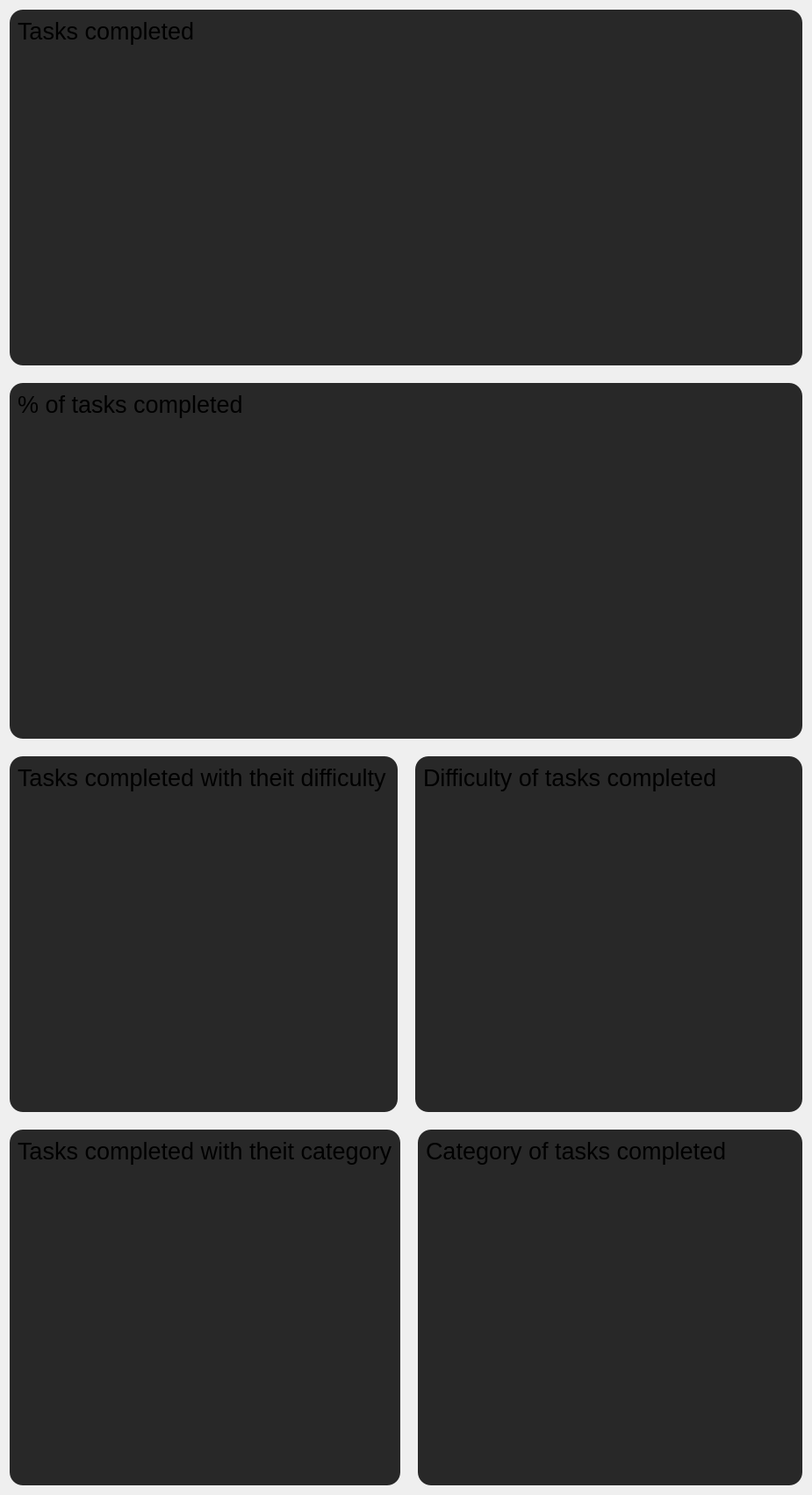
          <widget class="QWidget" name="graph_scrollwidget">
           <property name="geometry">
            <rect>
             <x>0</x>
             <y>0</y>
             <width>925</width>
             <height>1696</height>
            </rect>
           </property>
           <layout class="QVBoxLayout" name="verticalLayout_18">
            <property name="spacing">
             <number>20</number>
            </property>
            <item>
             <widget class="QWidget" name="task_widget" native="true">
              <property name="styleSheet">
               <string notr="true">background-color: rgb(40,40, 40);
border: none;
border-radius: 15px;</string>
              </property>
              <layout class="QVBoxLayout" name="verticalLayout_6">
               <item>
                <widget class="QLabel" name="task_widget_label">
                 <property name="font">
                  <font>
                   <pointsize>20</pointsize>
                  </font>
                 </property>
                 <property name="text">
                  <string>Tasks completed</string>
                 </property>
                </widget>
               </item>
               <item>
                <widget class="QWidget" name="task_line" native="true">
                 <property name="minimumSize">
                  <size>
                   <width>0</width>
                   <height>350</height>
                  </size>
                 </property>
                </widget>
               </item>
              </layout>
             </widget>
            </item>
            <item>
             <widget class="QWidget" name="perc_task_widget" native="true">
              <property name="styleSheet">
               <string notr="true">background-color: rgb(40,40, 40);
border: none;
border-radius: 15px;</string>
              </property>
              <layout class="QVBoxLayout" name="verticalLayout_13">
               <item>
                <widget class="QLabel" name="perc_task_label">
                 <property name="font">
                  <font>
                   <pointsize>20</pointsize>
                  </font>
                 </property>
                 <property name="text">
                  <string>% of tasks completed</string>
                 </property>
                </widget>
               </item>
               <item>
                <widget class="QWidget" name="perc_task_line" native="true">
                 <property name="minimumSize">
                  <size>
                   <width>0</width>
                   <height>350</height>
                  </size>
                 </property>
                </widget>
               </item>
              </layout>
             </widget>
            </item>
            <item>
             <layout class="QHBoxLayout" name="diff_layout" stretch="1,1">
              <item>
               <widget class="QWidget" name="diff_bar_widget" native="true">
                <property name="styleSheet">
                 <string notr="true">background-color: rgb(40,40, 40);
border: none;
border-radius: 15px;</string>
                </property>
                <layout class="QVBoxLayout" name="verticalLayout_14">
                 <item>
                  <widget class="QLabel" name="diff_bar_label">
                   <property name="font">
                    <font>
                     <pointsize>20</pointsize>
                    </font>
                   </property>
                   <property name="text">
                    <string>Tasks completed with theit difficulty</string>
                   </property>
                  </widget>
                 </item>
                 <item>
                  <widget class="QWidget" name="diff_bar" native="true">
                   <property name="minimumSize">
                    <size>
                     <width>0</width>
                     <height>350</height>
                    </size>
                   </property>
                  </widget>
                 </item>
                </layout>
               </widget>
              </item>
              <item>
               <widget class="QWidget" name="diff_pie_widget" native="true">
                <property name="styleSheet">
                 <string notr="true">background-color: rgb(40,40, 40);
border: none;
border-radius: 15px;</string>
                </property>
                <layout class="QVBoxLayout" name="verticalLayout_15">
                 <item>
                  <widget class="QLabel" name="diff_pie_label">
                   <property name="font">
                    <font>
                     <pointsize>20</pointsize>
                    </font>
                   </property>
                   <property name="text">
                    <string>Difficulty of tasks completed</string>
                   </property>
                  </widget>
                 </item>
                 <item>
                  <widget class="QWidget" name="diff_pie" native="true">
                   <property name="minimumSize">
                    <size>
                     <width>0</width>
                     <height>350</height>
                    </size>
                   </property>
                  </widget>
                 </item>
                </layout>
               </widget>
              </item>
             </layout>
            </item>
            <item>
             <layout class="QHBoxLayout" name="categ_layout" stretch="1,1">
              <item>
               <widget class="QWidget" name="categ_bar_widget" native="true">
                <property name="styleSheet">
                 <string notr="true">background-color: rgb(40,40, 40);
border: none;
border-radius: 15px;</string>
                </property>
                <layout class="QVBoxLayout" name="verticalLayout_16">
                 <item>
                  <widget class="QLabel" name="categ_bar_label">
                   <property name="font">
                    <font>
                     <pointsize>20</pointsize>
                    </font>
                   </property>
                   <property name="text">
                    <string>Tasks completed with theit category</string>
                   </property>
                  </widget>
                 </item>
                 <item>
                  <widget class="QWidget" name="categ_bar" native="true">
                   <property name="minimumSize">
                    <size>
                     <width>0</width>
                     <height>350</height>
                    </size>
                   </property>
                  </widget>
                 </item>
                </layout>
               </widget>
              </item>
              <item>
               <widget class="QWidget" name="categ_pie_widget" native="true">
                <property name="styleSheet">
                 <string notr="true">background-color: rgb(40,40, 40);
border: none;
border-radius: 15px;</string>
                </property>
                <layout class="QVBoxLayout" name="verticalLayout_17">
                 <item>
                  <widget class="QLabel" name="categ_pie_label">
                   <property name="font">
                    <font>
                     <pointsize>20</pointsize>
                    </font>
                   </property>
                   <property name="text">
                    <string>Category of tasks completed</string>
                   </property>
                  </widget>
                 </item>
                 <item>
                  <widget class="QWidget" name="categ_pie" native="true">
                   <property name="minimumSize">
                    <size>
                     <width>0</width>
                     <height>350</height>
                    </size>
                   </property>
                  </widget>
                 </item>
                </layout>
               </widget>
              </item>
             </layout>
            </item>
           </layout>
          </widget>
